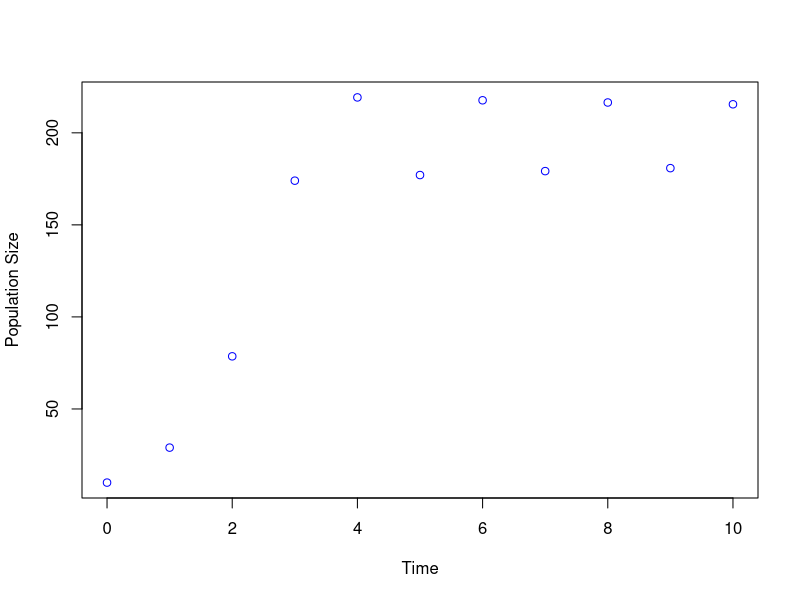
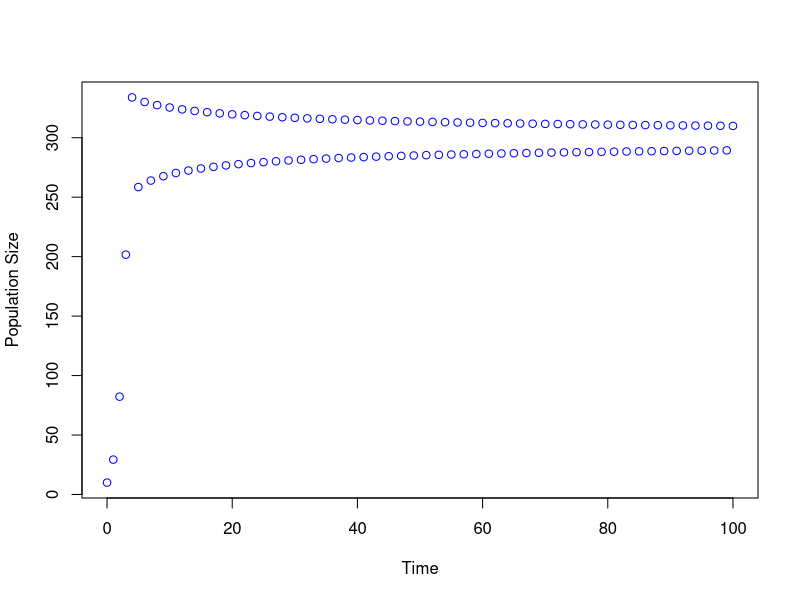

These charts were generated, in order, by the following R code:
#!/usr/bin/Rscript
#Author: "Emma Fox (eafox@ucla.edu)"

# Setup Statements #

# Initial Values and Parameters #

LogGrowth<-function(N0=10,rd=2,kk=200,ttMax=10,plot=TRUE){
  #simulate logistic growth
  NN<-matrix(NA,nrow=1,ncol=ttMax+1)
  NN[1]<-N0
  
  for (tt in 1:ttMax){
    NN[tt+1] <- NN[tt] * (1 + rd * (1 - (NN[tt] / kk)))
  }
  
  #plots get produced outside workspace
  if (plot==TRUE){
    plot(0:ttMax,NN,xlab="Time",ylab="Population Size",col="blue")
  }
  
  return(NN)
}

# Perform Calculations #

NewVect<-LogGrowth()
NewVect<-LogGrowth(10,2,300,100)
NewVect<-LogGrowth(kk=400,plot=FALSE)

# Visualize Results #


